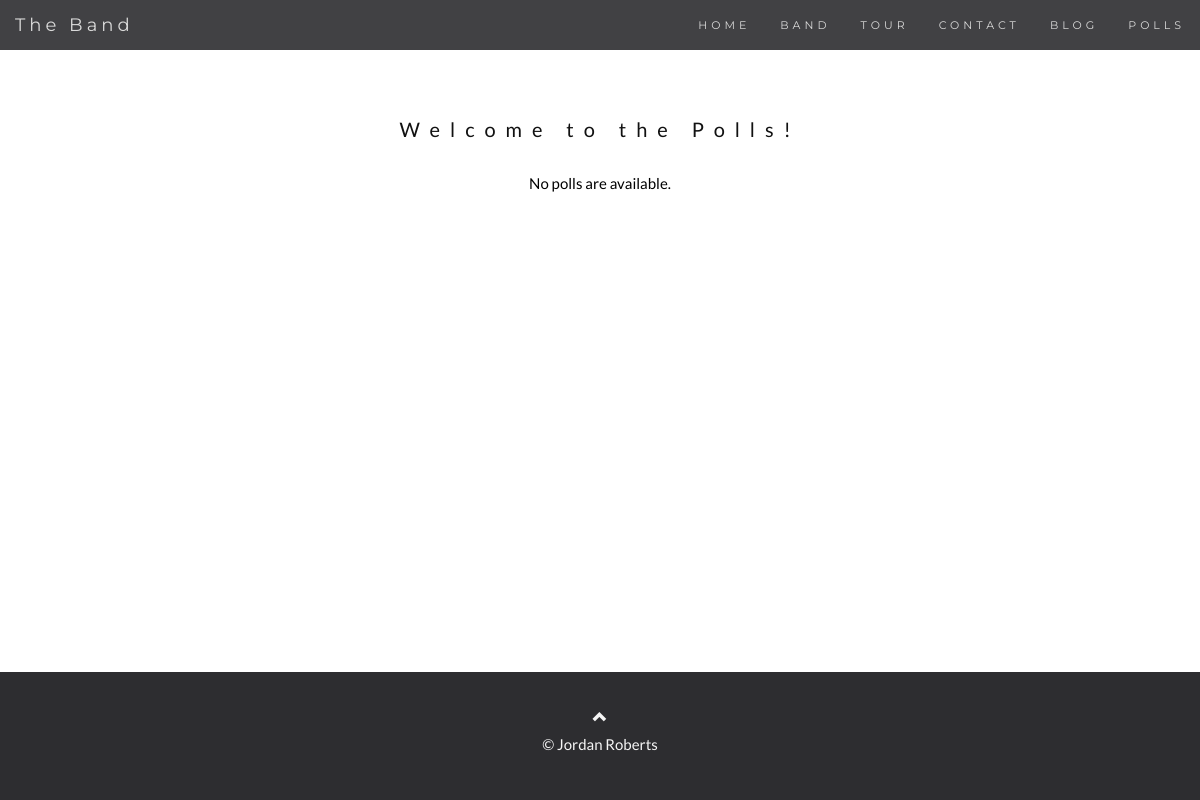
The page /polls/ on the database as committed earlier.
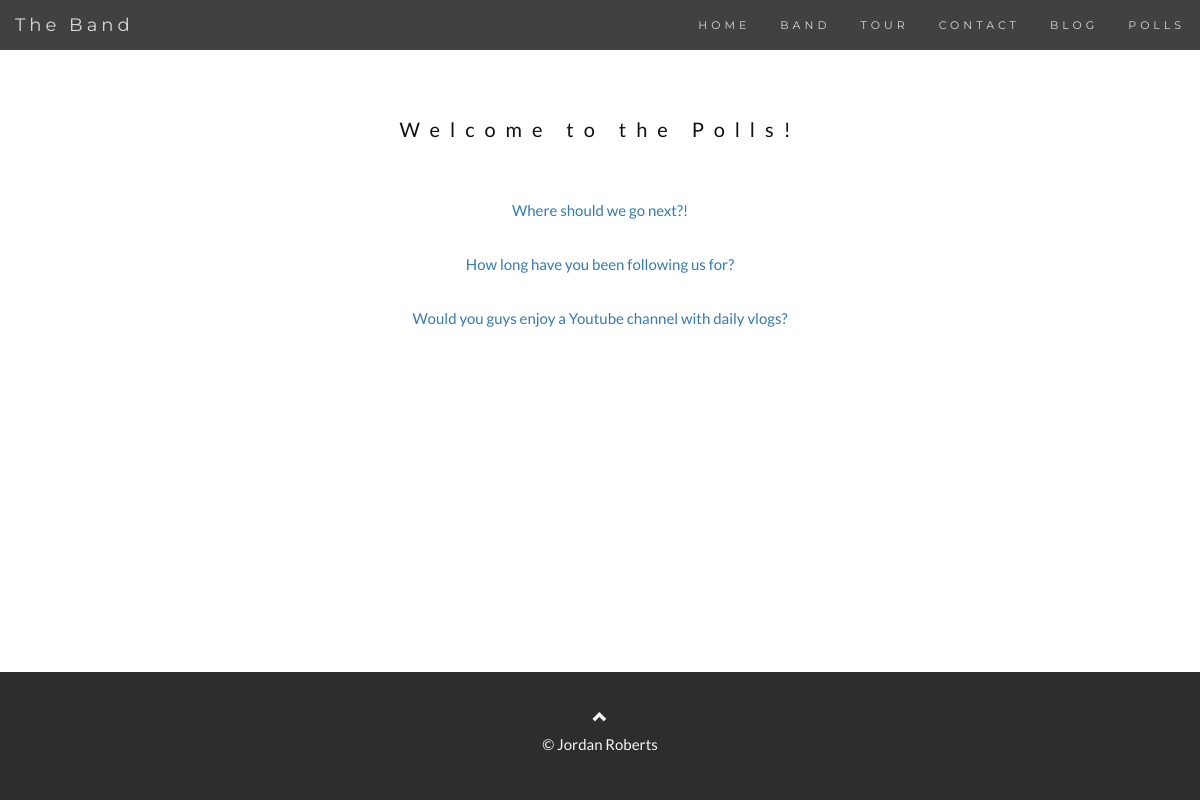
The same page on the database as committed later.
### webBlog/models.py (models this page shows, shortened)
class Question(models.Model):
    question_text = models.CharField(max_length=100)
    pub_date = models.DateTimeField('date published')

### webBlog/views.py (the view)
# urls.py: path('polls/', views.IndexView.as_view(), name='polls-index'),
class IndexView(generic.ListView):
    template_name = 'polls/index.html'
    context_object_name = 'latest_question_list'
    def get_queryset(self):
        return Question.objects.filter(
            pub_date__lte=timezone.now()
        ).order_by('-pub_date')[:5]

### webBlog/templates/polls/index.html (shortened to what this page needs)
{%load staticfiles%}
<!DOCTYPE html>
<html lang="en">
<head>
  <link rel="stylesheet" href="https://maxcdn.bootstrapcdn.com/bootstrap/3.3.7/css/bootstrap.min.css">
  <link href="{% static 'style.css' %}" rel="stylesheet">
</head>
<body id="myPage" data-spy="scroll" data-target=".navbar" data-offset="50">
<nav class="navbar navbar-default navbar-fixed-top">
  <div class="container-fluid">
    <div class="navbar-header">
      <a class="navbar-brand" href="#myPage">The Band </a>
    </div>
    <div class="collapse navbar-collapse" id="myNavbar">
      <ul class="nav navbar-nav navbar-right">
        <li><a href="{% url 'webBlog:index' %}">HOME</a></li>
        <li><a href="{% url 'webBlog:band' %}">BAND</a></li>
        <li><a href="{% url 'webBlog:tour' %}">TOUR</a></li>
        <li><a href="{% url 'webBlog:contact' %}">CONTACT</a></li>
        <li><a href="{% url 'webBlog:blog' %}" >BLOG</a>
        <li><a href="{% url 'webBlog:polls-index' %}" >POLLS </a>
     </ul>
      </div>
  </div>
  </nav>
<br>
<br>
<new class= "text-center">
<h3> Welcome to the Polls! </h3>
{% if latest_question_list %}
    <ul class= "list-unstyled" >
    {% for question in latest_question_list %}
        <li><br><a href="{% url 'webBlog:detail' question.id %}">{{ question.question_text }}</a></li>
    {% endfor %}
    </ul>
{% else %}
    <p>No polls are available.</p>
{% endif %}
</new>
<div class="footer navbar-fixed-bottom">
<footer class="text-center" >
  <a class="up-arrow" href="#myPage" data-toggle="tooltip" title="TO TOP">
    <span class="glyphicon glyphicon-chevron-up"></span>
  </a>
  <p> &copy; Jordan Roberts</p>
</footer>
</div>
</body>
</html>

Rows that differ between the two databases and show on the page:
added Question: question_text "Where should we go next?!"
added Question: question_text "How long have you been following us for?"
added Question: question_text "Would you guys enjoy a Youtube channel with daily vlogs?"
Other text that changed with them:
text no longer shown: "No polls are available."
